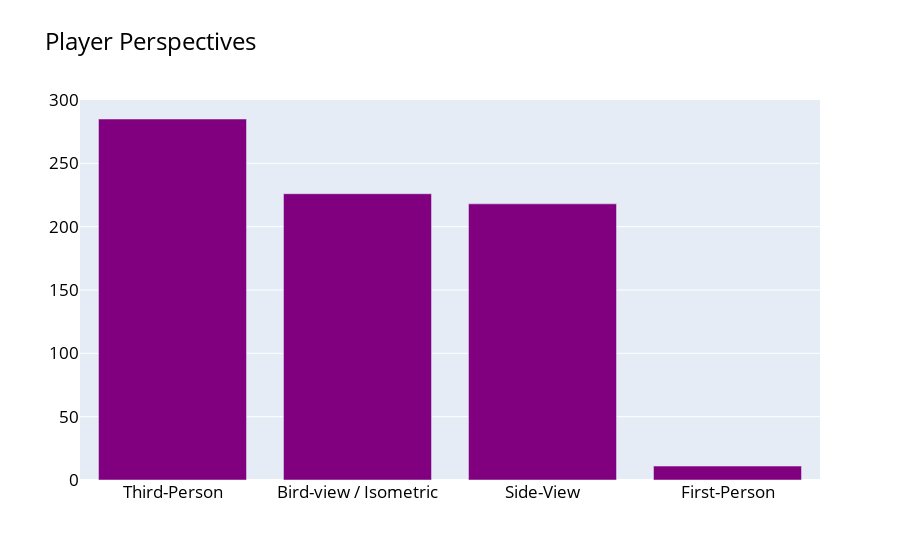

The cell this chart's notebook holds for it:
### Markdown cell above
## Question 4 What Are the most common player perspectives in superb rated games?

### Code cell
ex.player_bar()

### Figure 1 — Plotly figure (JSON) as saved in the notebook; plotly's stock layout.template omitted (floating-point values rounded to 4 significant figures)
{"data": [{"marker": {"color": ["purple", "purple", "purple", "purple", "purple"]}, "type": "bar", "x": ["Third-Person", "Bird-view / Isometric", "Side-View", "First-Person"], "y": [285, 226, 218, 11]}], "layout": {"font": {"color": "black", "size": 17}, "title": {"text": "Player Perspectives"}}}
